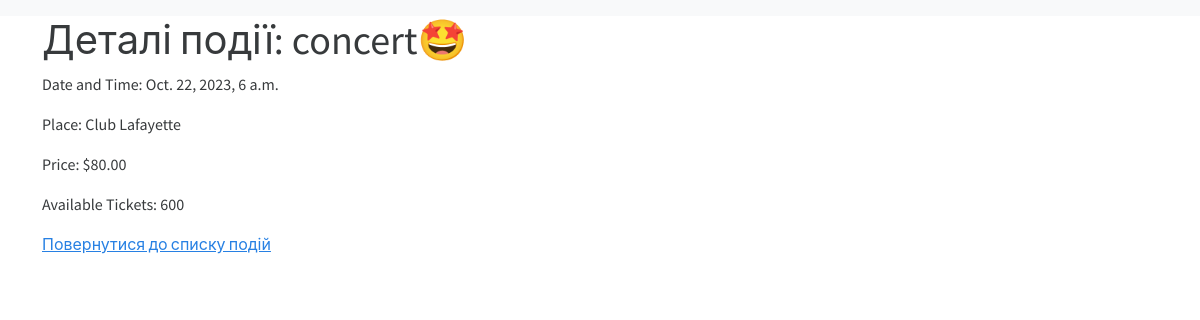
Page /event/4/ on the committed database.
### main/models.py (models this page shows, shortened)
class Event(models.Model):
    name = models.CharField(max_length=100)
    is_complete = models.BooleanField()
    date_time = models.DateTimeField(null=True, blank=True)
    place = models.ForeignKey('Place', null=True, on_delete=models.SET_NULL)
    price = models.DecimalField(max_digits=10, decimal_places=2)
    amount = models.PositiveIntegerField()

class Place(models.Model):
    name = models.CharField(max_length=100)
    city = models.CharField(max_length=100)
    photo = models.URLField(null=True, blank=True)  # Посилання на фото місця
    location = models.URLField(null=True, blank=True)  # Посилання на розташування місця
    capacity = models.PositiveIntegerField()
    lat = models.FloatField(null=True, blank=True)  # Широта
    lng = models.FloatField(null=True, blank=True)  # Довгота

### main/views.py (the view)
# urls.py: path('event/<int:event_id>/', views.event_details, name='event_details'),
def event_details(request, event_id):
    event = get_object_or_404(Event, pk=event_id)
    return render(request, 'event_details.html', {'event': event})

### main/templates/event_details.html (shortened to what this page needs)
{% extends 'base.html' %}
{% block content %}
<html>
<head>
</head>
<body>
    <h1>Деталі події: {{ event.name }}</h1>
    <p>Date and Time: {{ event.date_time }}</p>
    <p>Place: {{ event.place.name }}</p>
    <p>Price: ${{ event.price }}</p>
    <p>Available Tickets: {{ event.amount }}</p>
    <a href="{% url 'event_list' %}">Повернутися до списку подій</a>
</body>
</html>
{% endblock %}

### rows in the picture
Event: name "concert🤩", date_time "Oct. 22, 2023, 6 a.m.", place.name "Club Lafayette", price "80.00", amount "600"
